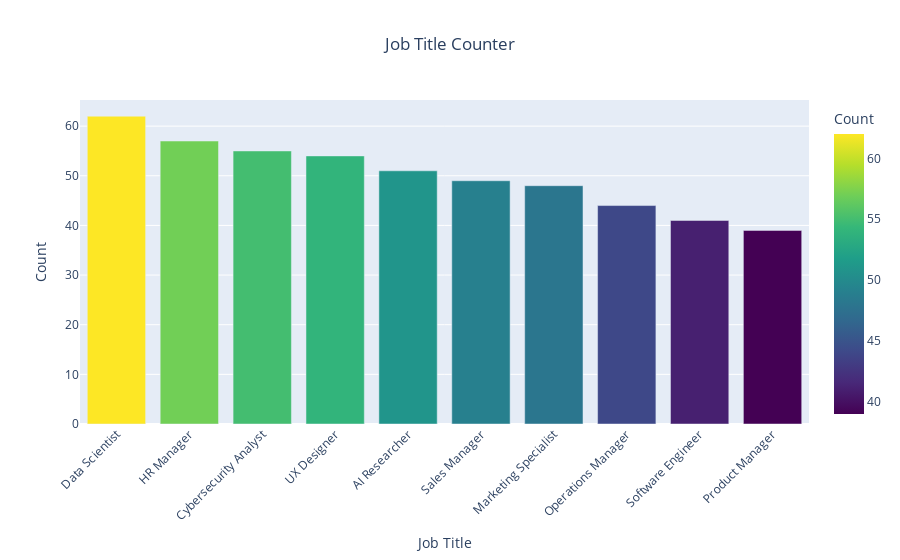

Source (notebook cell):
### Markdown cell above
The above data is the analysis of the total count data of job titles in the dataset

### Code cell
value_counts = job_Market['Job_Title'].value_counts().reset_index()
value_counts.columns = ['Job_Title', 'Count']
fig = px.bar(
    value_counts,
    x='Job_Title',
    y='Count',
    title='Job Title Counter',
    labels={'Count': 'Count', 'Job_Title': 'Job Title'},
    color='Count', 
    color_continuous_scale='Viridis'  
)
fig.update_layout(
    xaxis_title='Job Title',
    yaxis_title='Count',
    title_x=0.5,  
    xaxis=dict(
        tickangle=-45  
    )
)


fig.show()

### Figure 1 — Plotly figure (JSON) as saved in the notebook; plotly's stock layout.template omitted (floating-point values rounded to 4 significant figures)
{"data": [{"alignmentgroup": "True", "hovertemplate": "Job Title=%{x}<br>Count=%{marker.color}<extra></extra>", "legendgroup": "", "marker": {"color": [62, 57, 55, 54, 51, 49, 48, 44, 41, 39], "coloraxis": "coloraxis", "pattern": {"shape": ""}}, "name": "", "offsetgroup": "", "orientation": "v", "showlegend": false, "textposition": "auto", "type": "bar", "x": ["Data Scientist", "HR Manager", "Cybersecurity Analyst", "UX Designer", "AI Researcher", "Sales Manager", "Marketing Specialist", "Operations Manager", "Software Engineer", "Product Manager"], "xaxis": "x", "y": [62, 57, 55, 54, 51, 49, 48, 44, 41, 39], "yaxis": "y"}], "layout": {"autosize": true, "barmode": "relative", "coloraxis": {"colorbar": {"title": {"text": "Count"}}, "colorscale": [[0, "#440154"], [0.1111, "#482878"], [0.2222, "#3e4989"], [0.3333, "#31688e"], [0.4444, "#26828e"], [0.5556, "#1f9e89"], [0.6667, "#35b779"], [0.7778, "#6ece58"], [0.8889, "#b5de2b"], [1, "#fde725"]]}, "legend": {"tracegroupgap": 0}, "title": {"text": "Job Title Counter", "x": 0.5}, "xaxis": {"anchor": "y", "autorange": true, "domain": [0, 1], "range": [-0.5, 9.5], "tickangle": -45, "title": {"text": "Job Title"}, "type": "category"}, "yaxis": {"anchor": "x", "autorange": true, "domain": [0, 1], "range": [0, 65.26], "title": {"text": "Count"}, "type": "linear"}}}
